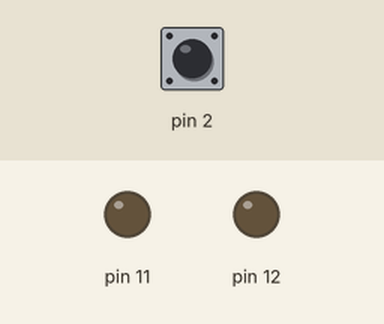
A sketch run on a simulated Arduino Uno, built with avr-gcc and run on an emulated ATmega328P. On the bench: output pins drawn as LEDs (lit = HIGH). Dashed ring = blinking. The test bench sets the inputs (shaded band); at power-on: pin 2 LOW.

Above: at 1.2 s.
1.3 s: pin 2 pulsed HIGH 2 times (0.12 s each, 0.3 s apart)
At 1.9 s:
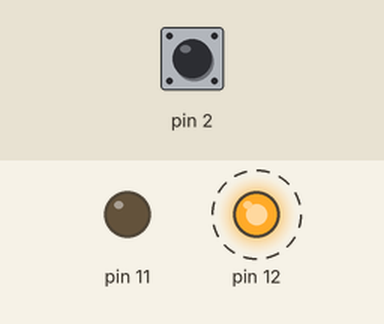
4.5 s: pin 2 driven HIGH
At 4.8 s:
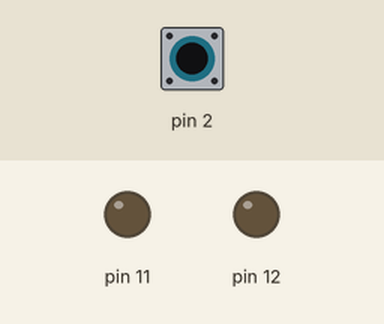
6.0 s: pin 2 driven LOW
At 7.0 s:
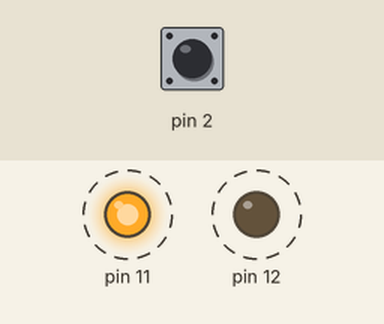
Timing chart, 0 to 15.0 s (numbered marks = the images above; inputs shaded):
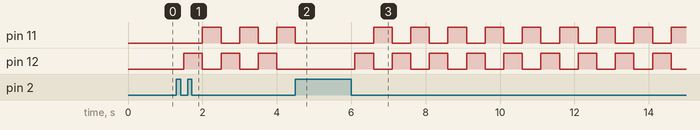

Measured:
- after the input at 1.3 s, pin 11: alternates HIGH for 0.50 s and LOW for 0.50 s, starting after 0.70 s; pin 12: alternates HIGH for 0.50 s and LOW for 0.50 s, starting after 0.20 s
- after the input at 4.5 s, pin 11: goes on until 4.5 s, then stays LOW; pin 12: stays LOW (without the input it goes to HIGH after 0.00 s)
- after the input at 6.0 s, pin 11: alternates HIGH for 0.50 s and LOW for 0.50 s, starting after 0.60 s; pin 12: alternates HIGH for 0.50 s and LOW for 0.50 s, starting after 0.10 s

The sketch:

MK1.ino
```cpp
// C++ code
//
int buttonState = 1;
void setup()
{
  pinMode(12, OUTPUT);
  pinMode(11, OUTPUT);
  pinMode(2, INPUT);
}

void loop()
{
  if(digitalRead(2) == HIGH){
    if(buttonState == 1){
    	buttonState = 2;
      	delay(200);
    }
    else{
    	buttonState = 1;
      	digitalWrite(12, LOW);
  		digitalWrite(11, LOW);
      	delay(200);
    }
  }
  else{
  	if (buttonState == 2){
  		digitalWrite(12, HIGH);
  		digitalWrite(11, LOW);
  		delay(500);
  		digitalWrite(12, LOW);
  		digitalWrite(11, HIGH);
  		delay(500);
    }
  }

}
```
